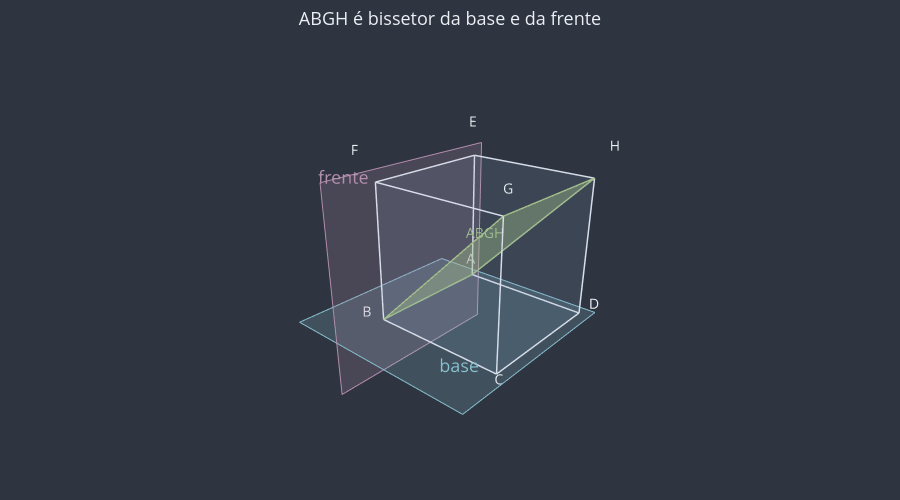

Notebook cell for this chart:
### Markdown cell above
**Exercício 9.** Qual plano é bissetor da base $ABCD$ e da frente $ABFE$: $ABGH$, $ACGE$, $BDE$ ou $BCGF$?

### Code cell
# Um plano bissetor contém a reta de interseção AB; dos quatro, só ABGH contém A e B.
# Conferindo: G está a 2 da base (GC) e a 2 da frente (GF); H também (HD e HE).
# Então A, B, G e H são equidistantes da base e da frente.
plano_bissetor_ex9 = "ABGH"
print(plano_bissetor_ex9)

# Conferência com o utils_3d (que usa vetores, assunto do módulo 07).
base, frente = plano_pelo_nome("ABCD"), plano_pelo_nome("ABFE")
for ponto, nome in [(G, "G"), (H, "H")]:
    d_base = u3d.medir_distancia_ponto_plano(ponto, base)
    d_frente = u3d.medir_distancia_ponto_plano(ponto, frente)
    print(f"{nome}: d(base) = {d_base:.1f}, d(frente) = {d_frente:.1f}")
for numero, bissetor in enumerate(u3d.planos_bissetores(base, frente), start=1):
    posicao = u3d.classificar_posicao_planos(bissetor, plano_pelo_nome("ABGH"))
    print(f"Bissetor {numero} e ABGH: {posicao}")

fig = u3d.criar_figura(titulo="ABGH é bissetor da base e da frente")
fig = u3d.desenhar_cubo(fig)
fig = u3d.desenhar_plano(fig, *base, rotulo="base", tamanho=3, opacidade=0.2)
fig = u3d.desenhar_plano(
    fig, *frente, rotulo="frente", cor=u3d.CORES["plano_terciario"], tamanho=3,
    opacidade=0.2,
)
fig = u3d.desenhar_poligono(
    fig, [A, B, G, H], rotulo="ABGH", cor=u3d.CORES["plano_secundario"]
)
u3d.mostrar(fig)

### Figure 1 — Plotly figure (JSON) as saved in the notebook; plotly's stock layout.template omitted (floating-point values rounded to 4 significant figures)
{"data": [{"color": "#81A1C1", "hoverinfo": "skip", "i": [0, 0, 4, 4, 0, 0, 1, 1, 2, 2, 3, 3], "j": [1, 2, 5, 6, 1, 5, 2, 6, 3, 7, 0, 4], "k": [2, 3, 6, 7, 5, 4, 6, 5, 7, 6, 4, 7], "lighting": {"ambient": 1, "diffuse": 0, "fresnel": 0, "specular": 0}, "opacity": 0.08, "type": "mesh3d", "x": [0.0, 2.0, 2.0, 0.0, 0.0, 2.0, 2.0, 0.0], "y": [0.0, 0.0, 2.0, 2.0, 0.0, 0.0, 2.0, 2.0], "z": [0.0, 0.0, 0.0, 0.0, 2.0, 2.0, 2.0, 2.0]}, {"hoverinfo": "skip", "line": {"color": "#D8DEE9", "dash": "solid", "width": 3}, "mode": "lines", "type": "scatter3d", "x": [0, 2], "y": [0, 0], "z": [0, 0]}, {"hoverinfo": "skip", "line": {"color": "#D8DEE9", "dash": "solid", "width": 3}, "mode": "lines", "type": "scatter3d", "x": [2, 2], "y": [0, 2], "z": [0, 0]}, {"hoverinfo": "skip", "line": {"color": "#D8DEE9", "dash": "solid", "width": 3}, "mode": "lines", "type": "scatter3d", "x": [2, 0], "y": [2, 2], "z": [0, 0]}, {"hoverinfo": "skip", "line": {"color": "#D8DEE9", "dash": "solid", "width": 3}, "mode": "lines", "type": "scatter3d", "x": [0, 0], "y": [2, 0], "z": [0, 0]}, {"hoverinfo": "skip", "line": {"color": "#D8DEE9", "dash": "solid", "width": 3}, "mode": "lines", "type": "scatter3d", "x": [0, 2], "y": [0, 0], "z": [2, 2]}, {"hoverinfo": "skip", "line": {"color": "#D8DEE9", "dash": "solid", "width": 3}, "mode": "lines", "type": "scatter3d", "x": [2, 2], "y": [0, 2], "z": [2, 2]}, {"hoverinfo": "skip", "line": {"color": "#D8DEE9", "dash": "solid", "width": 3}, "mode": "lines", "type": "scatter3d", "x": [2, 0], "y": [2, 2], "z": [2, 2]}, {"hoverinfo": "skip", "line": {"color": "#D8DEE9", "dash": "solid", "width": 3}, "mode": "lines", "type": "scatter3d", "x": [0, 0], "y": [2, 0], "z": [2, 2]}, {"hoverinfo": "skip", "line": {"color": "#D8DEE9", "dash": "solid", "width": 3}, "mode": "lines", "type": "scatter3d", "x": [0, 0], "y": [0, 0], "z": [0, 2]}, {"hoverinfo": "skip", "line": {"color": "#D8DEE9", "dash": "solid", "width": 3}, "mode": "lines", "type": "scatter3d", "x": [2, 2], "y": [0, 0], "z": [0, 2]}, {"hoverinfo": "skip", "line": {"color": "#D8DEE9", "dash": "solid", "width": 3}, "mode": "lines", "type": "scatter3d", "x": [2, 2], "y": [2, 2], "z": [0, 2]}, {"hoverinfo": "skip", "line": {"color": "#D8DEE9", "dash": "solid", "width": 3}, "mode": "lines", "type": "scatter3d", "x": [0, 0], "y": [2, 2], "z": [0, 2]}, {"hoverinfo": "skip", "mode": "text", "text": ["A"], "textfont": {"color": "#ECEFF4", "size": 14}, "type": "scatter3d", "x": [-0.1732], "y": [-0.1732], "z": [-0.1732]}, {"hoverinfo": "skip", "mode": "text", "text": ["B"], "textfont": {"color": "#ECEFF4", "size": 14}, "type": "scatter3d", "x": [2.173], "y": [-0.1732], "z": [-0.1732]}, {"hoverinfo": "skip", "mode": "text", "text": ["C"], "textfont": {"color": "#ECEFF4", "size": 14}, "type": "scatter3d", "x": [2.173], "y": [2.173], "z": [-0.1732]}, {"hoverinfo": "skip", "mode": "text", "text": ["D"], "textfont": {"color": "#ECEFF4", "size": 14}, "type": "scatter3d", "x": [-0.1732], "y": [2.173], "z": [-0.1732]}, {"hoverinfo": "skip", "mode": "text", "text": ["E"], "textfont": {"color": "#ECEFF4", "size": 14}, "type": "scatter3d", "x": [-0.1732], "y": [-0.1732], "z": [2.173]}, {"hoverinfo": "skip", "mode": "text", "text": ["F"], "textfont": {"color": "#ECEFF4", "size": 14}, "type": "scatter3d", "x": [2.173], "y": [-0.1732], "z": [2.173]}, {"hoverinfo": "skip", "mode": "text", "text": ["G"], "textfont": {"color": "#ECEFF4", "size": 14}, "type": "scatter3d", "x": [2.173], "y": [2.173], "z": [2.173]}, {"hoverinfo": "skip", "mode": "text", "text": ["H"], "textfont": {"color": "#ECEFF4", "size": 14}, "type": "scatter3d", "x": [-0.1732], "y": [2.173], "z": [2.173]}, {"color": "#88C0D0", "hoverinfo": "skip", "i": [0, 0], "j": [1, 2], "k": [2, 3], "lighting": {"ambient": 1, "diffuse": 0, "fresnel": 0, "specular": 0}, "opacity": 0.2, "type": "mesh3d", "x": [-0.1667, -0.1667, 2.833, 2.833], "y": [2.167, -0.8333, -0.8333, 2.167], "z": [0.0, 0.0, 0.0, 0.0]}, {"hoverinfo": "skip", "line": {"color": "#88C0D0", "width": 2}, "mode": "lines", "type": "scatter3d", "x": [-0.1667, -0.1667, 2.833, 2.833, -0.1667], "y": [2.167, -0.8333, -0.8333, 2.167, 2.167], "z": [0.0, 0.0, 0.0, 0.0, 0.0]}, {"hoverinfo": "skip", "mode": "text", "text": ["base"], "textfont": {"color": "#88C0D0", "size": 18}, "type": "scatter3d", "x": [2.533], "y": [1.867], "z": [0]}, {"color": "#B48EAD", "hoverinfo": "skip", "i": [0, 0], "j": [1, 2], "k": [2, 3], "lighting": {"ambient": 1, "diffuse": 0, "fresnel": 0, "specular": 0}, "opacity": 0.2, "type": "mesh3d", "x": [-0.1667, -0.1667, 2.833, 2.833], "y": [0.0, 0.0, 0.0, 0.0], "z": [2.167, -0.8333, -0.8333, 2.167]}, {"hoverinfo": "skip", "line": {"color": "#B48EAD", "width": 2}, "mode": "lines", "type": "scatter3d", "x": [-0.1667, -0.1667, 2.833, 2.833, -0.1667], "y": [0.0, 0.0, 0.0, 0.0, 0.0], "z": [2.167, -0.8333, -0.8333, 2.167, 2.167]}, {"hoverinfo": "skip", "mode": "text", "text": ["frente"], "textfont": {"color": "#B48EAD", "size": 18}, "type": "scatter3d", "x": [2.533], "y": [0], "z": [1.867]}, {"color": "#A3BE8C", "hoverinfo": "skip", "i": [0, 0], "j": [1, 2], "k": [2, 3], "lighting": {"ambient": 1, "diffuse": 0, "fresnel": 0, "specular": 0}, "opacity": 0.4, "type": "mesh3d", "x": [0.0, 2.0, 2.0, 0.0], "y": [0.0, 0.0, 2.0, 2.0], "z": [0.0, 0.0, 2.0, 2.0]}, {"hoverinfo": "skip", "line": {"color": "#A3BE8C", "width": 3}, "mode": "lines", "type": "scatter3d", "x": [0.0, 2.0, 2.0, 0.0, 0.0], "y": [0.0, 0.0, 2.0, 2.0, 0.0], "z": [0.0, 0.0, 2.0, 2.0, 0.0]}, {"hoverinfo": "skip", "mode": "text", "text": ["ABGH"], "textfont": {"color": "#A3BE8C", "size": 14}, "type": "scatter3d", "x": [1], "y": [1], "z": [1]}], "layout": {"font": {"color": "#ECEFF4", "size": 13}, "height": 500, "margin": {"b": 0, "l": 0, "r": 0, "t": 50}, "paper_bgcolor": "#2E3440", "plot_bgcolor": "#2E3440", "scene": {"aspectmode": "data", "bgcolor": "#2E3440", "camera": {"eye": {"x": 1.6, "y": 1.4, "z": 1}}, "xaxis": {"visible": false}, "yaxis": {"visible": false}, "zaxis": {"visible": false}}, "showlegend": false, "title": {"text": "ABGH é bissetor da base e da frente", "x": 0.5}}}
